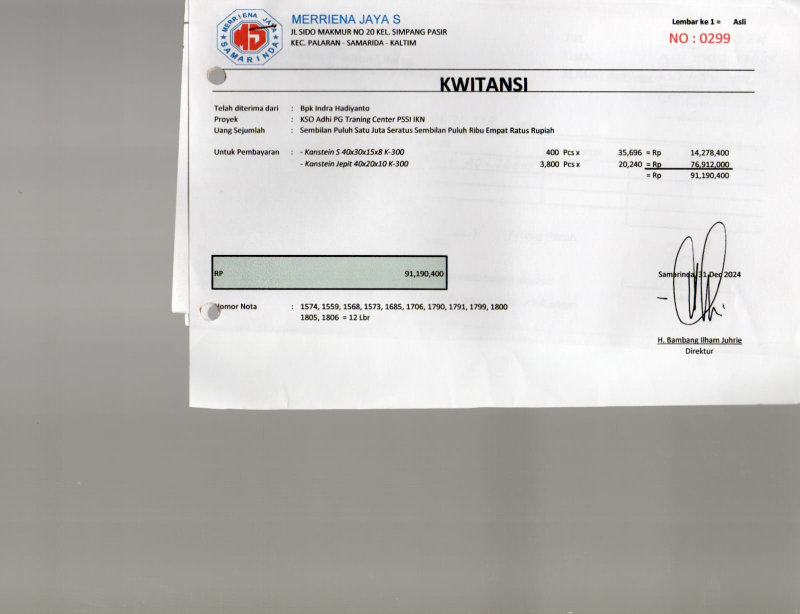
#> input picture data_uji/nota_52.jpeg, 1600 x 1227 px (shown at 1/2 size)
$ python diag_komponen3.py
#> lines starting #> are read from the running program, lines starting #| are printed output that depends on the picture; after the words box and inside, x2 and y2 are one past the last pixel; in counts of white or black regions, pixels touching at a corner belong together
### processing/deteksi_baris.py
from pathlib import Path
import sys
import csv

import cv2
import numpy as np


BASE = Path(__file__).resolve().parent
OUTPUT = BASE / "hasil_deteksi_baris"
OUTPUT.mkdir(exist_ok=True)


def baca_gambar(path):
    data = np.fromfile(str(path), dtype=np.uint8)
    return cv2.imdecode(data, cv2.IMREAD_COLOR)
#> returned value is the input picture: shape (1227, 1600, 3); mean B, G, R 186.9, 189.4, 190.9


# [187 lines left out: functions simpan, deteksi_baris, main, not called in this run]


# [2 lines that do not run on import are left out]

### tests/arsip/diag_komponen3.py
"""
Mencari token "3." pada baris jumlah 1 nota_52 dengan memindai
seluruh lebar pada band y yang sama.
"""

import sys
from pathlib import Path

BASE = Path(__file__).resolve().parent.parent
if str(BASE) not in sys.path:
    sys.path.insert(0, str(BASE))

import cv2
import numpy as np

from processing.deteksi_baris import baca_gambar

LAPORAN = []
def catat(t=""):
    LAPORAN.append(str(t))

gambar = baca_gambar(BASE / "data_uji" / "nota_52.jpeg")
tinggi_asli, lebar_asli = gambar.shape[:2]
#> tinggi_asli = 1227; lebar_asli = 1600
skala = 1400 / lebar_asli
#> skala = 0.875
kecil = cv2.resize(
    gambar, (1400, max(1, round(tinggi_asli * skala))),
    interpolation=cv2.INTER_AREA if skala < 1 else cv2.INTER_CUBIC,
)
abu = cv2.cvtColor(kecil, cv2.COLOR_BGR2GRAY)
abu = cv2.GaussianBlur(abu, (3, 3), 0)
biner = cv2.adaptiveThreshold(
    abu, 255, cv2.ADAPTIVE_THRESH_GAUSSIAN_C,
    cv2.THRESH_BINARY_INV, 31, 13
)
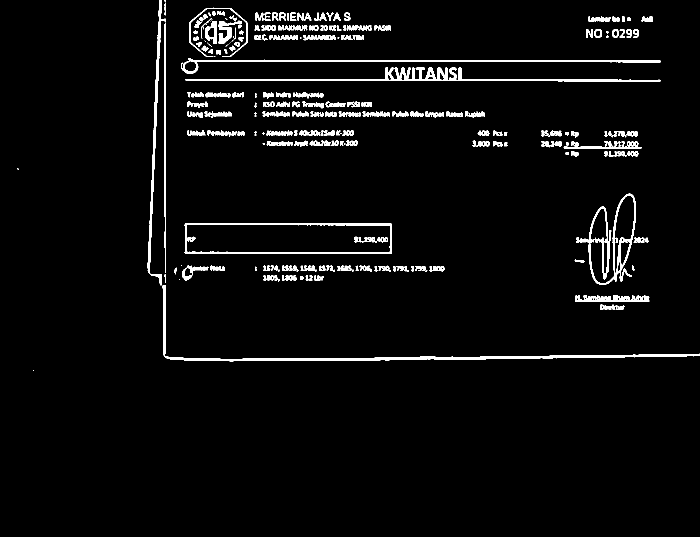
#> biner: shape (1074, 1400) (shown at 1/2 size); 3.7% white; 247 white regions (36 under 20 px), largest, box (x1, y1, x2, y2) and area: (325, 570, 1400, 723) 5889, (371, 135, 1322, 163) 5117, (369, 446, 784, 508) 3896

n, _, stats, pusat = cv2.connectedComponentsWithStats(biner, connectivity=8)
#> n = 248; stats = 248 rows, first 6: [0, 0, 1400, 1074, 1448161], [295, 0, 36, 571, 2769], [329, 0, 2, 4, 7], [329, 5, 2, 26, 43], [379, 15, 116, 99, 765], [424, 23, 8, 8, 49]; pusat = 248 pairs, first value 35.5 to 1294.7, second value 1.29 to 740.5

# Band dua baris: y 255..280 (baris atas) dan 278..300 (baris bawah)
for label_band, (y_lo, y_hi) in (
    ("BARIS ATAS  y=255..280", (255, 280)),
    ("BARIS BAWAH y=278..300", (278, 300)),
):
    catat(f"\n=== {label_band} : semua komponen x>700 ===")
    baris = []
    for i in range(1, n):
        x, y, w, h, luas = stats[i]
        if luas < 25:
            continue
        cy = y + h / 2
        if not (y_lo <= cy <= y_hi):
            continue
        if x < 700:
            continue
        baris.append((x, x + w, y, h, luas))

    baris.sort()
    for x1, x2, y, h, luas in baris:
        catat(f"  x={x1:4d}-{x2:4d} y={y:3d} h={h:2d} luas={luas:4d}")

Path("hasil_komponen3.txt").write_text("\n".join(LAPORAN), encoding="utf-8")
print("selesai")

$ run again, with data_uji/nota_26.jpeg copied over data_uji/nota_52.jpeg
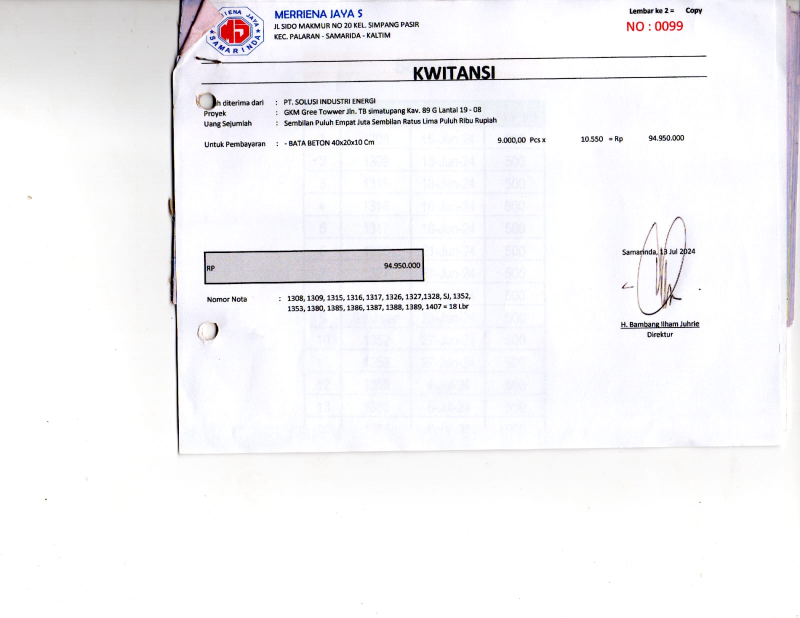
#> input picture data_uji/nota_26.jpeg, 1600 x 1236 px (shown at 1/2 size)
#> in baca_gambar, returned value is the input picture: shape (1236, 1600, 3); mean B, G, R 246.2, 243.9, 244.6
#> `abu = cv2.cvtColor(kecil, cv2.COLOR_BGR2GRAY)`:
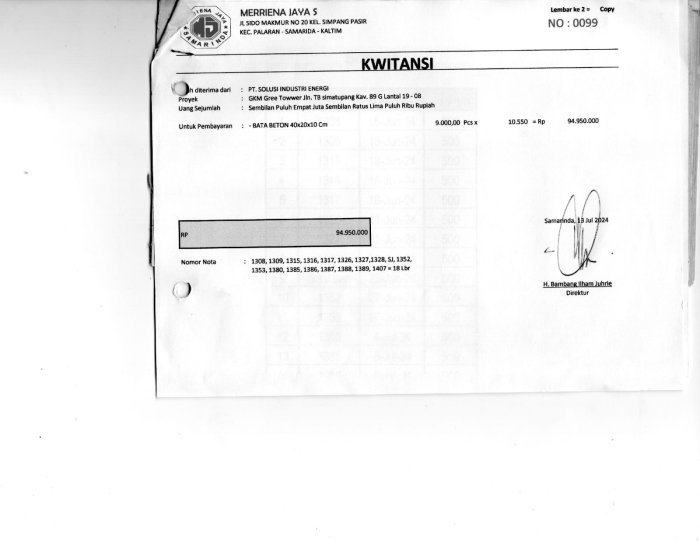
#> abu: shape (1082, 1400) (shown at 1/2 size); min 0, max 255, mean 244.4
#> `biner = cv2.adaptiveThreshold( abu, 255, cv2.ADAPTIVE_THRESH_GAUSSIAN_..`:
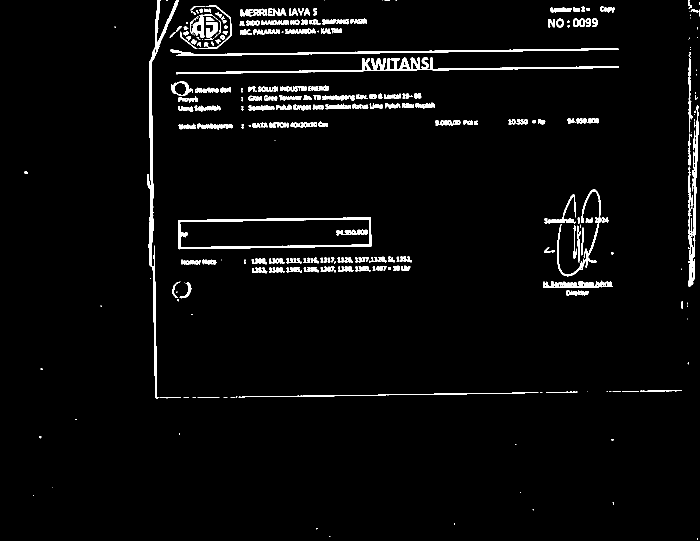
#> biner: shape (1082, 1400) (shown at 1/2 size); 3.3% white; 306 white regions (102 under 20 px), largest, box (x1, y1, x2, y2) and area: (294, 0, 358, 798) 4842, (352, 115, 1238, 149) 4665, (356, 435, 743, 499) 3476
#> n = 307; stats = 307 rows, first 6: [0, 0, 1400, 1082, 1464453], [294, 0, 64, 798, 4842], [332, 0, 4, 2, 7], [648, 1, 1, 1, 1], [764, 0, 1, 1, 1], [769, 0, 11, 1, 11]; pusat = 307 pairs, first value 51.68 to 1399, second value 0 to 1077.5

$ run again, with data_uji/nota_55.jpeg copied over data_uji/nota_52.jpeg
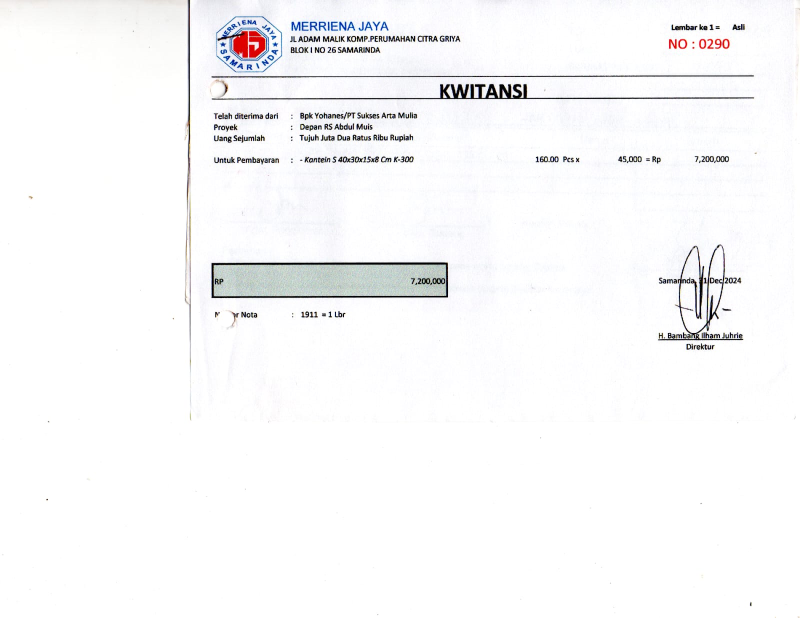
#> input picture data_uji/nota_55.jpeg, 1600 x 1236 px (shown at 1/2 size)
#> in baca_gambar, returned value is the input picture: shape (1236, 1600, 3); mean B, G, R 249, 248.2, 248.2
#> `abu = cv2.cvtColor(kecil, cv2.COLOR_BGR2GRAY)`:
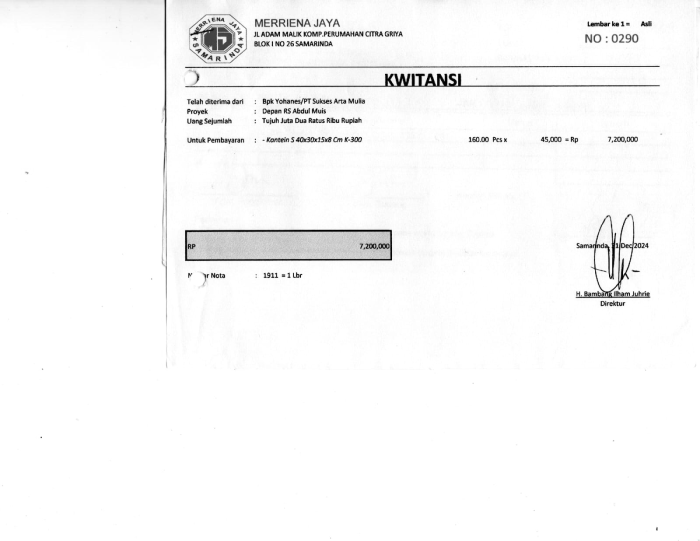
#> abu: shape (1082, 1400) (shown at 1/2 size); min 0, max 255, mean 248.2
#> `biner = cv2.adaptiveThreshold( abu, 255, cv2.ADAPTIVE_THRESH_GAUSSIAN_..`:
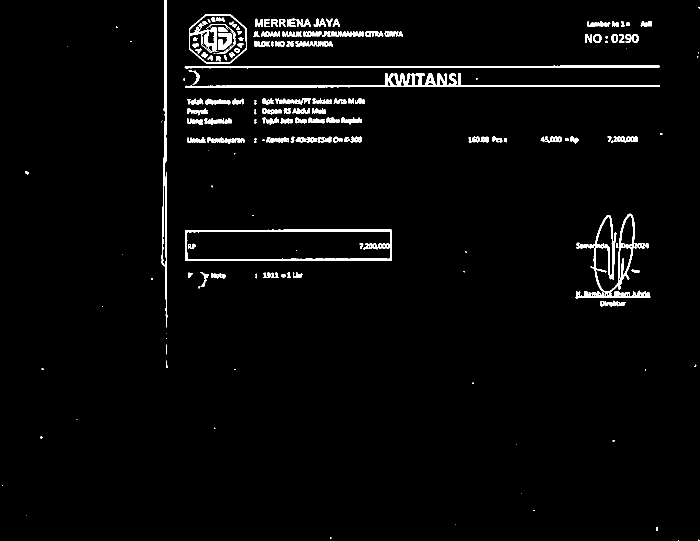
#> biner: shape (1082, 1400) (shown at 1/2 size); 2.7% white; 206 white regions (63 under 20 px), largest, box (x1, y1, x2, y2) and area: (370, 147, 1320, 175) 5240, (1151, 427, 1301, 597) 4563, (370, 459, 784, 522) 4011
#> n = 207; stats = 207 rows, first 6: [0, 0, 1400, 1082, 1473626], [323, 0, 12, 655, 2724], [1396, 14, 4, 3, 9], [378, 28, 116, 99, 1721], [423, 35, 8, 9, 56], [433, 35, 16, 9, 97]; pusat = 207 pairs, first value 4.5 to 1397.6, second value 14.89 to 1081
